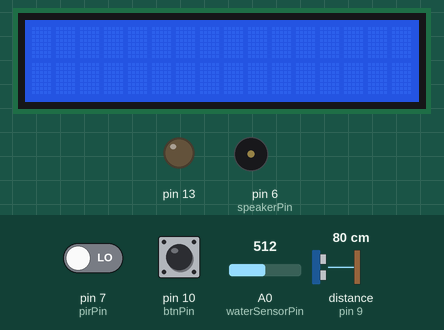
Simulated run of this sketch. Board: Arduino Uno, built with avr-gcc and run on an emulated ATmega328P. On the bench: 16×2 character LCD, output pins drawn as LEDs (lit = HIGH), buzzer (waves = sounding). Wiring (inferred from the names in the program): ultrasonic range finder: trigger pin 8; echo pin 9. Inputs (shaded band) come from the test bench; at power-on: pin 10 (btnPin) HIGH, pin 7 (pirPin) LOW, A0 (waterSensorPin) = 512, distance to the obstacle (sensor on pin 9) 80 cm. The echo pulse lasts 58.3 µs per cm; random numbers use the default seed unless the sketch sets one; pins used as bus, display or sensor lines are not drawn.

Above: at 1.2 s.
1.3 s: pin 10 (btnPin) pulled LOW for 0.15 s
At 1.39 s:
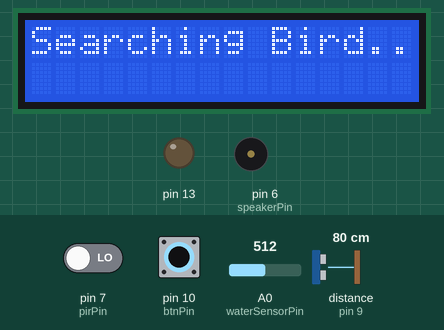
2.9 s: pin 7 (pirPin) driven HIGH
At 3.9 s:
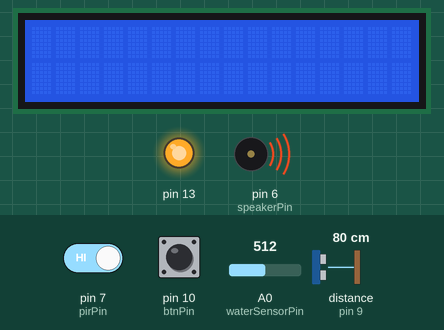
4.4 s: pin 10 (btnPin) pulled LOW for 1 s
At 5.2 s:
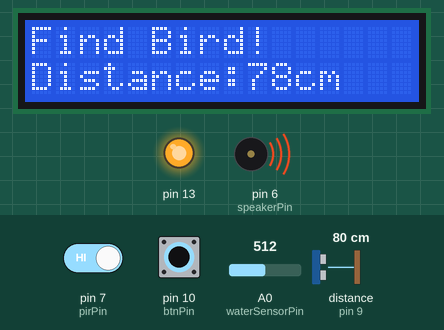
6.9 s: pin 10 (btnPin) pulled LOW for 3.2 s
11.6 s: pin 7 (pirPin) driven LOW
At 12.8 s:
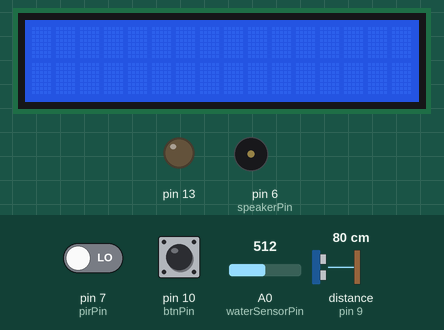
13.1 s: pin 7 (pirPin) driven HIGH and pin 10 (btnPin) driven LOW
At 13.6 s:
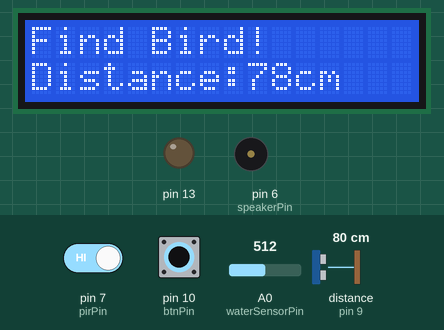
Timing chart, 0 to 16.1 s (numbered marks = the images above; inputs shaded):
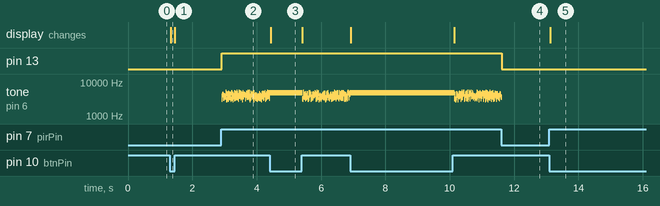

Measured:
- after the input at 1.3 s, the display: changes at once (image 1)
- after the input at 2.9 s, pin 13: LOW → HIGH at once; tone on pin 6 (speakerPin): plays 3799 Hz for 0.01 s, 3082 Hz for 0.01 s, 4154 Hz for 0.01 s, 4433 Hz for 0.01 s, 4162 Hz for 0.01 s, 3284 Hz for 0.01 s … (158 notes in this stretch), starting at once
- after the input at 4.4 s, the display: changes at once (image 3)
- after the input at 11.6 s, pin 13: HIGH → LOW at once
- after the input at 13.1 s, the display: changes at once (image 5)

The sketch:

bdsv_arduino_2.ino
```cpp
#include <Wire.h>
#include <LiquidCrystal_I2C.h>

LiquidCrystal_I2C lcd(0x27, 16, 2);

const int pirPin = 7;
const int echoPin = 9;
const int trigPin = 8;
const int waterSensorPin = A0;
const int speakerPin = 6;
const int btnPin = 10;

void setup() {
  Serial.begin(9600);
  pinMode(13, OUTPUT);

  pinMode(pirPin, INPUT);

  pinMode(trigPin, OUTPUT);
  pinMode(echoPin, INPUT);

  pinMode(btnPin, INPUT_PULLUP); // INPUT_PULLUP인 이유는 저항없이 버튼을 작동시키기 위해

  lcd.init();
  lcd.backlight();
}

long measure_dist() {
  long duration, dist;
  digitalWrite(trigPin, LOW);
  delayMicroseconds(10);
  digitalWrite(trigPin, HIGH);
  delayMicroseconds(10);
  digitalWrite(trigPin, LOW);
  //초음파 센서 거리 계산 (cm)
  duration = pulseIn(echoPin, HIGH);
  dist = duration * 17 / 1000;
  return dist;
}

String read_string() { // https://forum.arduino.cc/t/read-line-from-serial/98251/5
  String result = "";
  while (Serial.available()) {
    delay(1);  //delay to allow buffer to fill
    if (Serial.available() > 0) {
      char c = Serial.read();  //gets one byte from serial buffer
      result += c; //makes the string readString
    }
  }
  return result;
}

void print_search_bird() {
  lcd.clear();
  lcd.setCursor(0, 0);
  lcd.print("Searching Bird..");
}

void print_find_bird(int dist) {
  lcd.clear();
  lcd.setCursor(0, 0);
  lcd.print("Find Bird!");
  lcd.setCursor(0, 1);
  lcd.print("Distance:" + String(dist) + "cm");
}

int lastValue = LOW;

String serialData;

void loop() {
  long distance = measure_dist();
  int pirState = digitalRead(pirPin);
  int waterValue = analogRead(waterSensorPin);
  int btnState = digitalRead(btnPin);

  String newSerialData = read_string();
  if(newSerialData != "") serialData = newSerialData;

  boolean condition = (distance <= 100 && pirState == HIGH) || serialData == "detected";

  if (btnState == LOW) { // INPUT_PULLUP모드이기 때문에 버튼 값이 반대로 측정됨
    if (condition) {
      print_find_bird(distance);
    }
    else {
      print_search_bird();
    }
  }
  else {
    lcd.clear();
    if (condition) {
      tone(speakerPin, random(3000, 5001));
      digitalWrite(13, HIGH);
    } else {
      noTone(speakerPin);
      digitalWrite(13, LOW);
    }
  }

  delay(1);
}
```
